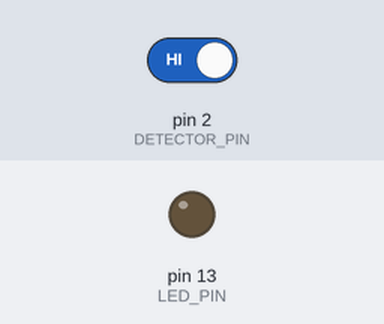
Recording of a sketch running on a simulated Arduino Uno, built with avr-gcc and run on an emulated ATmega328P. Parts: output pins drawn as LEDs (lit = HIGH). The test bench sets the inputs (shaded band); at power-on: pin 2 (DETECTOR_PIN) HIGH.

Above: at 1.2 s.
1.3 s: pin 2 (DETECTOR_PIN) driven LOW
At 2.3 s:
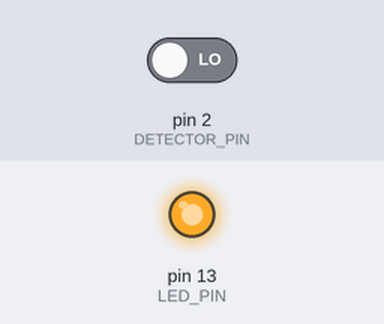
2.8 s: pin 2 (DETECTOR_PIN) driven HIGH
At 3.5 s:
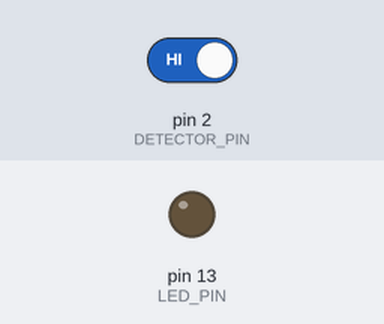
Timing chart, 0 to 5.8 s (numbered marks = the images above; inputs shaded):
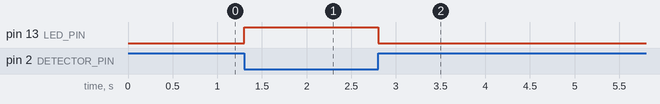

Measured:
- after the input at 1.3 s, pin 13 (LED_PIN): LOW → HIGH at once
- after the input at 2.8 s, pin 13 (LED_PIN): HIGH → LOW at once

The sketch:

arduino_smart_obstacle_detector.ino
```cpp
/*

  FC-51 IR Obstacle Avoidance Sensor Module Demo

  For info and circuit diagrams see https://github.com/tardate/LittleArduinoProjects/tree/main/Electronics101/IR/fc-51-sensor-module

 */

const int LED_PIN = 13;
const int DETECTOR_PIN = 2;
const int DELAY = 100;
volatile bool detector_flag = HIGH;
bool detector_state = LOW;

/*
 * On detector trigger, set flag
 */
void detectorInterrupt() {
  detector_flag = HIGH;
}

/*
 * Return the current detector state. HIGH - obstacle detected, LOW - no obstacle
 * Reads new value if a change has been detected
 */
bool getDetectorState() {
  if (detector_flag) {
    detector_state = !digitalRead(DETECTOR_PIN);
    detector_flag = LOW;
  }
  return detector_state;
}

/*
 * Command: one-time setup
 */
void setup() {
  pinMode(LED_PIN, OUTPUT);
  pinMode(DETECTOR_PIN, INPUT);
  attachInterrupt(digitalPinToInterrupt(DETECTOR_PIN), detectorInterrupt, CHANGE);
}


/*
 * Command: main loop
 */
void loop() {
  digitalWrite(LED_PIN, getDetectorState());
  delay(DELAY);
}
```
